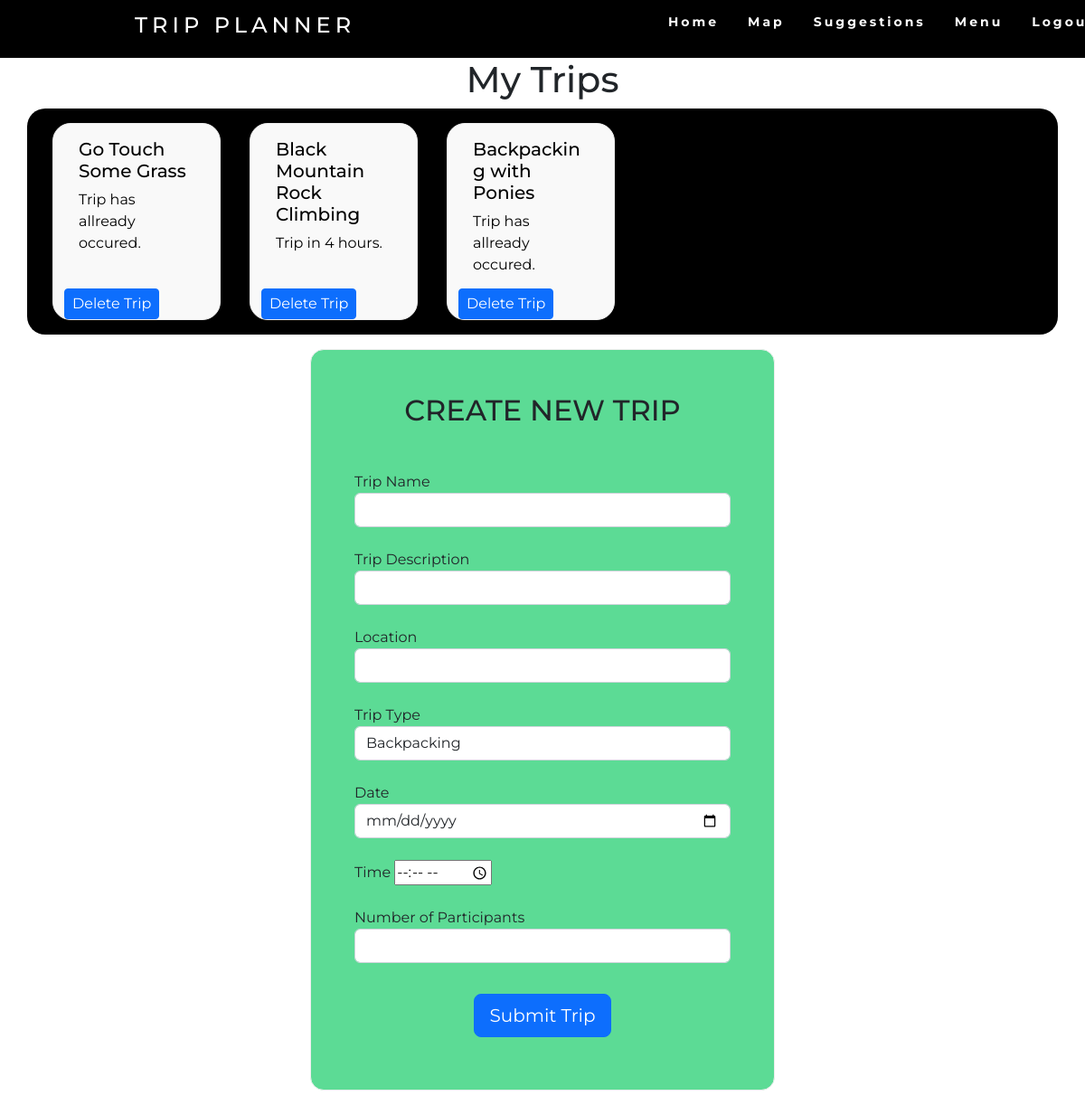
The page /events (signed in) on the database its author committed.
### website/models.py (models this page shows)
class Trip(db.Model):
    id = db.Column(db.String(40), primary_key=True)
    name = db.Column(db.String(50))
    desc = db.Column(db.String(10000))
    trip_type = db.Column(db.Integer)
    date = db.Column(db.DateTime())
    num_people = db.Column(db.Integer)
    user_id = db.Column(db.Integer, db.ForeignKey('user.id'))
    latitude = db.Column(db.Float)
    longitude = db.Column(db.Float)

### website/views.py (the view, shortened to what this page needs)
@views.route('events', methods=['GET', 'POST'])
@login_required
def events():
    continent = request.args.get('continent', "")
    name = request.args.get('name', "")
    description = request.args.get('description', "")
    return render_template("events.html", user=current_user, time_till=time_till.count_time, continent=continent, name=name, description=description)

### website/__init__.py (called while the page is built)
def create_app():
    app = Flask(__name__)
    app.config['SECRET_KEY'] = 'hjshjhdajah'
    app.config['SQLALCHEMY_DATABASE_URI'] = f'sqlite:///{DB_NAME}'
    app.config['SQLALCHEMY_TRACK_MODIFICATIONS'] = False
    db.init_app(app)
    from .views import views
    from .auth import auth
    app.register_blueprint(views, url_prefix='/')
    app.register_blueprint(auth, url_prefix='/')
    from .models import User, Trip
    create_database(app)
    login_manager = LoginManager()
    login_manager.login_view = 'auth.login'
    login_manager.init_app(app)
    @login_manager.user_loader
    def load_user(id):
        return User.query.get(int(id))
    return app

### website/time_till.py (called while the page is built)
def count_time(event_date):
    tz = timezone('EST')
    now_time = datetime.now(tz)
    time_delta = event_date.replace(tzinfo=None) - now_time.replace(tzinfo=None)
    days = time_delta.days
    seconds = time_delta.seconds
    if days == 356:
        string = "Trip in 1 year."
    elif days > 365:
        if days % 365 == 0:
            string = "Trip in {} years".format(days/365)
        else:
            string = "Trip in {} years, {} days.".format(days//365,days%365)
    elif days < 365:
        if days == 0:
            string = "Trip in {} hours.".format(seconds // (60*60))
        elif days > 0:
            string = "Trip in {} days.".format(days)
        else :
            string = "Trip has allready occured."
    return string

### website/templates/events.html (shortened to what this page needs)
<!DOCTYPE html>
<html>
    <head>
        <link href="https://cdn.jsdelivr.net/npm/bootstrap@5.2.1/dist/css/bootstrap.min.css" rel="stylesheet">
        <link rel="stylesheet" href="https://cdn.jsdelivr.net/npm/bootstrap-icons@1.9.1/font/bootstrap-icons.css">
        <link rel="stylesheet" href="../static/css/events.css">
        <link rel="stylesheet" href="../static/css/navbar.css">
        <link rel="stylesheet" href="https://cdn.jsdelivr.net/npm/@fortawesome/fontawesome-free@6.1.2/css/fontawesome.min.css">
    </head>
    <body>
        <nav>
            <div class="navheading">
                <h4>Trip Planner</h4>
            </div>
            <ul class="nav-links">
                <li><a href="/">Home</a></li>
                <li><a href="/map">Map</a></li>
                <li><a href="suggestions">Suggestions</a></li>
                <li><a href="/menu">Menu</a></li>
                <li><a href="/logout">Logout</a></li>
            </ul>
        </nav>
        {% if user.trip %}
        <h1 align="center">My Trips</h1>
        <div class="container" style="margin: auto; background-color: black; border-radius: 20px">
            <div class="  row mx-auto" >
                {% for trip in user.trip %}
                <div style="position: relative;" class="card col-lg-2 col-sm-12">
                    <a href="/trip-summary/{{trip.id}}" class="button">
                    <div class="card-body">
                        <div style="margin-bottom: 2rem;">
                            <h5 id="{{trip.id}}" class="link card-title" >{{trip.name}}</h5>
                            <p class="card-text">{{time_till(trip.date)}}</p>
                        </div>
                    </div>
                    </a>
                     <div style="position: absolute; bottom: 0; text-align: center;">
                        <button  type="button" class="btn btn-primary btn-block btn-sm close" onClick="deleteTrip('{{trip.id}}')">
                            <span style="font-size: 1rem;" aria-hidden="true">Delete Trip</span>
                        </button>
                    </div>
                </div>
                {% endfor %}
                </div>
            </div>
        {% endif %}
        <div class="mask d-flex align-items-center h-100">
            <div class="container h-100">
            <div class="row d-flex justify-content-center align-items-center h-100">
                <div class="col-12 col-md-9 col-lg-7 col-xl-6">
                <div class="card" style="border-radius: 15px; background-color: #5cdb95">
                    <div class="card-body p-5">
                    <h2 class="text-uppercase text-center mb-5">Create New Trip</h2>
                    <form method="POST">
                        <div class="form-outline mb-4">
                        <label for="name">Trip Name</label>
                        <input type="name" class="form-control" id="name" name="name" value="{{name}}"/>
                        </div>
                        <div class="form-outline mb-4">
                        <label for="desc">Trip Description</label>
                        <input type="Description" class="form-control" id="desc" name="desc" value="{{description}}"/>
                        </div>
                        <div class="form-group mb-4">
                            <label for="location_name">Location</label>
                            <input type="location_name" class="form-control" id="location_name" name="location_name" value="{{name}}"/>
                        </div>
                        <div class="form-group mb-4">
                            <label for="tripType">Trip Type</label>
                            <select class="form-control" id="tripType" name="tripType" onchange='CheckTripType(this.value);'>
                                <option value="1">Backpacking</option>
                            </select>
                        </div>
                        <div class="form-group mb-4">
                            <label for="tripdate">Date</label>
                            <input type="date" id="tripDate" name="tripDate" class="form-control" >
                        </div>
                        <div class="form-group mb-4">
                            <label for="tripTime">Time</label>
                            <input type="time" id="tripTime" name="tripTime">
                        </div>
                        <div class="form-outline mb-4">
                        <label for="num_people">Number of Participants</label>
                        <input type="number" class="form-control" id="num_people" name="num_people" min="1" max="1000"/>
                        </div>
                        <div class="d-flex justify-content-center">
                        <button name="submit_button" value="create trip" type="submit" class="btn btn-primary btn-block btn-lg" style="margin: 10px 0">Submit Trip</button>
                        </div>
                    </form>
                    </div>
                </div>
                </div>
            </div>
            </div>
        </div>
    </body>
</html>

### website/static/css/events.css (style rules this page uses)
body { font-family: "Montserrat"; }
.card { margin: 1rem; border-radius: 20px; background-color: rgb(249, 249, 249); border-color: rgb(237, 237, 237); }
a.button { -webkit-appearance: button; -moz-appearance: button; appearance: button; text-decoration: none; color: initial; }

### website/static/css/navbar.css (style rules this page uses)
nav { display: flex; justify-content: space-around; align-items: center; min-height: 8vh; background-color: black; font-family: "Montserrat", sans-serif; }
.nav-links { display: flex; justify-content: space-around; width: 30%; }
.nav-links li { list-style: none; }
.navheading { color: white; text-transform: uppercase; letter-spacing: 5px; font-size: 20px; }
.nav-links a { color: white; text-decoration: none; letter-spacing: 3px; font-weight: bold; font-size: 14px; padding: 14px 16px; }

### rows shown on the page
Trip: name "Go Touch Some Grass", date "Trip has allready occured."
Trip: name "Black Mountain Rock Climbing", date "Trip in 4 hours."
Trip: name "Backpacking with Ponies", date "Trip has allready occured."
